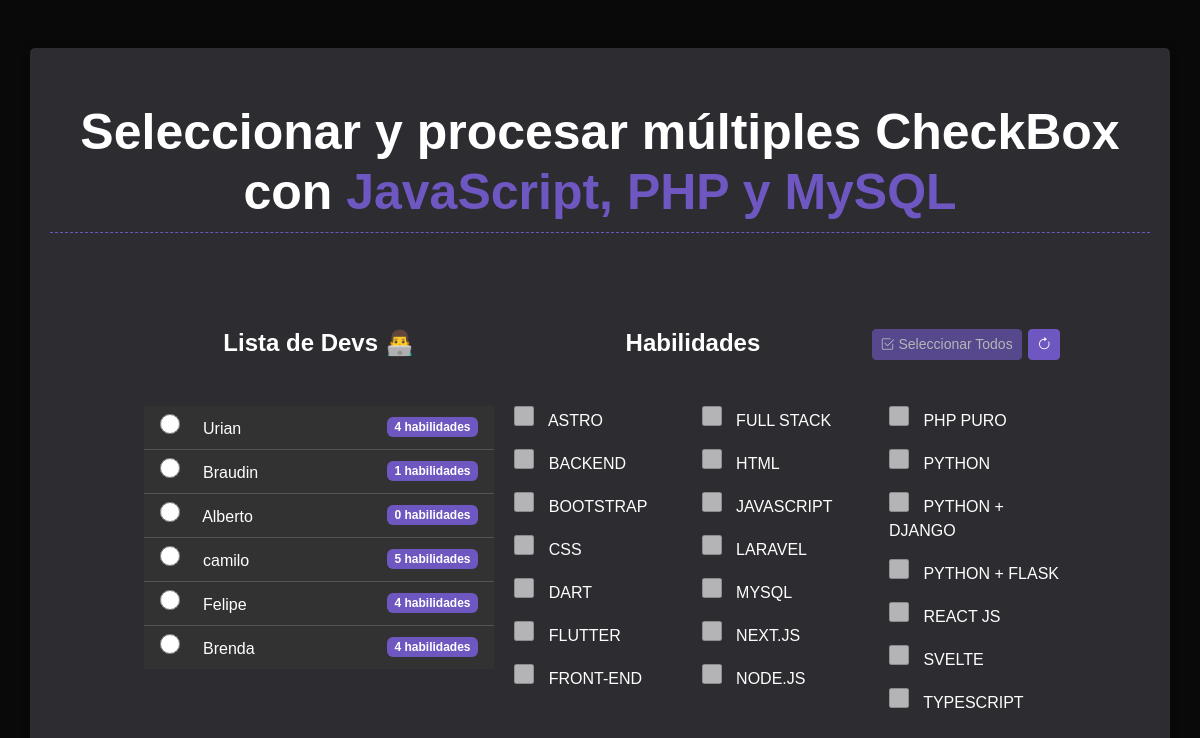
The page / on the database its author committed.
### tables this page shows
CREATE TABLE `tbl_devs` (
  `id_dev` int NOT NULL,
  `name` varchar(50) NOT NULL
);

CREATE TABLE `tbl_habilidades` (
  `id_habilidad` int NOT NULL,
  `skill` varchar(50) NOT NULL
);

### functions/functions.php (called while the page is built, shortened)
<?php
function getDevsSkills($conexion)
{
    $sql =
        "SELECT
            d.id_dev,
            d.name,
            COUNT(hd.id_habilidad) AS habilidades
        FROM tbl_devs AS d
        LEFT JOIN tbl_habilidades_dev AS hd ON d.id_dev = hd.id_dev
        GROUP BY d.id_dev, d.name";
    $resultado = $conexion->query($sql);
    return $resultado->fetch_all(MYSQLI_ASSOC);
}
function getSkills($conexion)
{
    $sql = "SELECT
            id_habilidad, skill
        FROM tbl_habilidades ORDER BY skill ASC";
    $resultado = $conexion->query($sql);
    return $resultado->fetch_all(MYSQLI_ASSOC);
}

### index.php (the view, shortened to what this page needs)
<!DOCTYPE html>
<html lang="es">
<head>
    <link href="https://cdn.jsdelivr.net/npm/bootstrap@5.3.3/dist/css/bootstrap.min.css" rel="stylesheet">
    <link rel="stylesheet" href="https://cdn.jsdelivr.net/npm/bootstrap-icons@1.11.3/font/bootstrap-icons.min.css">
    <link rel="stylesheet" href="assets/css/home.css">
</head>
<body>
    <?php
    require_once("config/settingBD.php");
    require_once("functions/functions.php");
    $listDevsSkills = getDevsSkills($conexion);
    $listKills = getSkills($conexion);
    ?>
    <div class="container mt-5">
        <h1 class="text-center mb-5 mt-4 border-bottom">
            Seleccionar y procesar múltiples CheckBox con <span style="color: #6e57c1;">JavaScript, PHP y MySQL</span>
        </h1>
        <div class="row justify-content-center mb-5">
            <div class="col-md-4">
                <h4 class="text-center fw-bold  mb-4 mt-5 mb-5">Lista de Devs 👨‍💻</h4>
                <ul class="list-group list-group-flush" id="devList">
                    <?php
                    foreach ($listDevsSkills as $dev): ?>
                        <li class="list-group-item dev-item" id="<?= $dev["id_dev"]; ?>" data-id="<?= $dev["id_dev"]; ?>">
                            <label for="<?= $dev["id_dev"]; ?>" class="d-flex justify-content-between align-items-center cursor-pointer">
                                <span>
                                    <input class="custom_radio" type="radio" name="dev" id="dev_<?= $dev["id_dev"]; ?>"
                                        value="<?= $dev['id_dev'] ?>" style="cursor: pointer;">
                                    &nbsp; <?= $dev["name"]; ?>
                                </span>
                                <span class="badge bg-primary" id="total_habilidades_<?php echo $dev['id_dev']; ?>"><?= $dev["habilidades"]; ?> habilidades</span>
                            </label>
                        </li>
                    <?php endforeach; ?>
                </ul>
            </div>
            <div class="col-md-6 px-2">
                <h4 class="text-center fw-bold mb-4 mt-5 mb-5">Habilidades
                    <span class="float-end">
                        <button class="btn btn-primary btn-sm" id="seleccionarTodos" type="button" disabled>
                            <i class="bi bi-check2-square"></i>
                            Seleccionar Todos
                        </button>
                        <a href="./" class="btn btn-primary btn-sm"><i class="bi bi-arrow-clockwise"></i></a>
                    </span>
                </h4>
                <div class="form-group">
                    <div style="column-count: 3;" id="div_respuesta">
                        <?php foreach ($listKills as $skill): ?>
                            <label class="mb-3">
                                <input type="checkbox" name="id_habilidad[]" value="<?php echo $skill['id_habilidad']; ?>">
                                <?php echo $skill['skill']; ?>
                            </label>
                            <br>
                        <?php endforeach; ?>
                    </div>
                </div>
            </div>
        </div>
    </div>
</body>
</html>

### assets/css/home.css (style rules this page uses)
body { background-color:#09090a !important; font-family: 'Poppins', sans-serif !important; color: #fff !important; }
.container { background-color: #2c2c31; border-radius: 5px; padding: 20px; box-shadow: 0 0 10px rgba(0, 0, 0, 0.2); }
h1 { font-size: 50px; font-weight: 900; }
.list-group { --bs-list-group-bg: #323233 !important; --bs-list-group-border-color:#515457 !important; }
.list-group-item { color: #fff !important; }
input[type="radio"] { width: 20px; height: 20px; margin-right: 10px; cursor: pointer; }
input[type="checkbox"] { width: 20px; height: 20px; margin-right: 10px; cursor: pointer; }
.border-bottom { border-bottom: 1px dashed #6e57c1 !important; padding: 10px 0px; }
.btn { background-color: #6e57c1 !important; border-color: #6e57c1 !important; }
.bg-primary { background-color: #6e57c1 !important; }
label { cursor: pointer; }
input[type="checkbox"] { cursor: pointer; }

### rows shown on the page
tbl_devs: name "Urian", habilidades "4"
tbl_devs: name "Braudin", habilidades "1"
tbl_devs: name "Alberto", habilidades "0"
tbl_devs: name "camilo", habilidades "5"
tbl_devs: name "Felipe", habilidades "4"
tbl_devs: name "Brenda", habilidades "4"
tbl_habilidades: skill "ASTRO"
tbl_habilidades: skill "BACKEND"
tbl_habilidades: skill "BOOTSTRAP"
tbl_habilidades: skill "CSS"
tbl_habilidades: skill "DART"
tbl_habilidades: skill "FLUTTER"
tbl_habilidades: skill "FRONT-END"
tbl_habilidades: skill "FULL STACK"
tbl_habilidades: skill "HTML"
tbl_habilidades: skill "JAVASCRIPT"
tbl_habilidades: skill "LARAVEL"
tbl_habilidades: skill "MYSQL"
tbl_habilidades: skill "NEXT.JS"
tbl_habilidades: skill "NODE.JS"
tbl_habilidades: skill "PHP PURO"
tbl_habilidades: skill "PYTHON"
tbl_habilidades: skill "PYTHON + DJANGO"
tbl_habilidades: skill "PYTHON + FLASK"
tbl_habilidades: skill "REACT JS"
tbl_habilidades: skill "SVELTE"
tbl_habilidades: skill "TYPESCRIPT"
